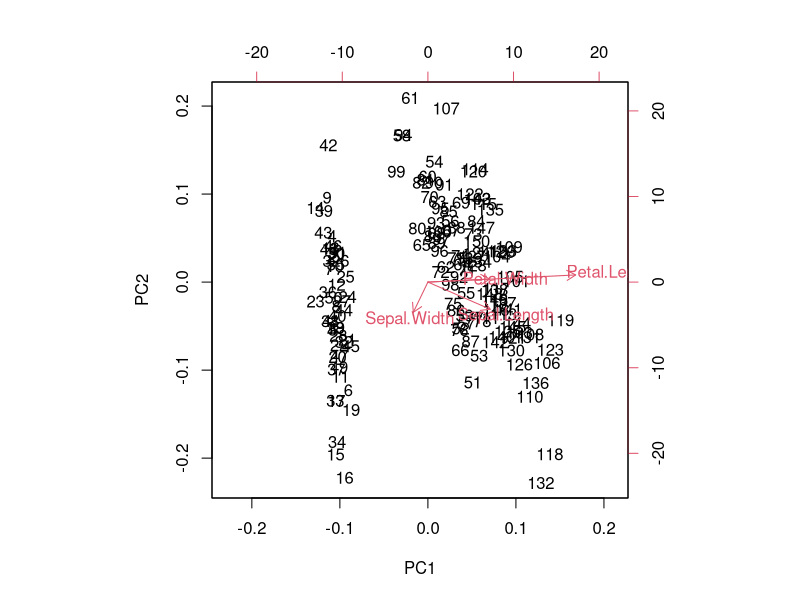
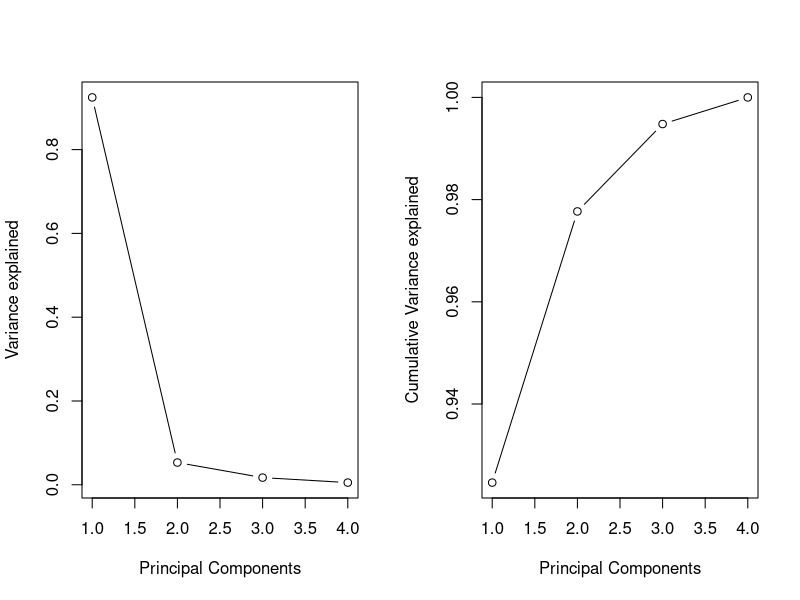

Reproduce these figures in R, in order.
## Normalization
# (x-xmax)/(xmax-xmin)
### Create the PCA model
iris.pc<- prcomp(iris[,c(-5,-6)])
### Explore the names
names(iris.pc)
### Identify using the summary table to find the ideal number of
### principal components needed to explain max cum variance
summary(iris.pc)
### Use the rotation matrix to identify the loading of the components
### onto the relevant PC's
iris.pc$rotation
### Extract Std Dev from the matrix
sdev <- iris.pc$sdev
### Obtain variance
pr_var<- sdev^2
### Extract the proportionate of variance to which is used for the
### Scree plot to identify number of components needed
prp_var_exp <- pr_var/sum(pr_var)
### Use the biplot to identify components needed and also the need for
### Scaling
biplot(iris.pc,scale = T)
### Plot the Proportion of variance explained by the components
### Plot the cumulative variance explained by the components
par(mfrow=c(1,2))
plot(prp_var_exp,xlab="Principal Components",ylab="Variance explained",type="b")
plot(cumsum(prp_var_exp),xlab="Principal Components",ylab="Cumulative Variance explained",type="b")
### Applying the PCA to model on data
iris.t <- data.frame(Species = iris[,c(5)],iris.pc$x)
iris.t <- iris.t[,1:3] ### Extract only the first 2 components
### CART
library(rpart)
iris.p.mod <- rpart(Species~PC1+PC2,data=iris.t,method = "class")
### Convert the test data to the format of the PCA model
iris.p <- predict(iris.pc,newdata = iris[,-c(5,6)])
iris.p <- iris.p[,1:2]
iris.p <- as.data.frame(iris.p)
### Predict using the new model
pr <- predict(iris.p.mod,newdata = iris.p,type = "class")
head(pr)
### Accuracy estimates
library(caret)
confusionMatrix(pr,iris.t$Species)



